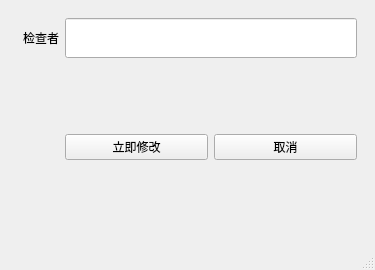
<?xml version="1.0" encoding="UTF-8"?>
<ui version="4.0">
 <class>Form2_1Fix</class>
 <widget class="QMainWindow" name="Form2_1Fix">
  <property name="geometry">
   <rect>
    <x>0</x>
    <y>0</y>
    <width>375</width>
    <height>270</height>
   </rect>
  </property>
  <property name="windowTitle">
   <string>MainWindow</string>
  </property>
  <widget class="QWidget" name="centralwidget">
   <layout class="QVBoxLayout" name="verticalLayout_2">
    <item>
     <widget class="QWidget" name="widget01_2" native="true">
      <layout class="QVBoxLayout" name="verticalLayout">
       <item>
        <layout class="QGridLayout" name="gridLayout">
         <property name="leftMargin">
          <number>5</number>
         </property>
         <item row="2" column="2">
          <spacer name="verticalSpacer">
           <property name="orientation">
            <enum>Qt::Vertical</enum>
           </property>
           <property name="sizeHint" stdset="0">
            <size>
             <width>20</width>
             <height>40</height>
            </size>
           </property>
          </spacer>
         </item>
         <item row="0" column="2">
          <layout class="QVBoxLayout" name="verticalLayout_5">
           <item>
            <widget class="QLineEdit" name="userName">
             <property name="minimumSize">
              <size>
               <width>0</width>
               <height>40</height>
              </size>
             </property>
             <property name="maximumSize">
              <size>
               <width>300</width>
               <height>16777215</height>
              </size>
             </property>
            </widget>
           </item>
          </layout>
         </item>
         <item row="0" column="0">
          <widget class="QLabel" name="label">
           <property name="text">
            <string>检查者</string>
           </property>
          </widget>
         </item>
         <item row="0" column="3">
          <layout class="QHBoxLayout" name="horizontalLayout_8"/>
         </item>
         <item row="1" column="3">
          <layout class="QHBoxLayout" name="horizontalLayout_6">
           <property name="spacing">
            <number>6</number>
           </property>
           <property name="leftMargin">
            <number>0</number>
           </property>
           <property name="rightMargin">
            <number>0</number>
           </property>
           <property name="bottomMargin">
            <number>0</number>
           </property>
          </layout>
         </item>
         <item row="3" column="2">
          <layout class="QHBoxLayout" name="horizontalLayout">
           <item>
            <widget class="QPushButton" name="liJiFixBtn">
             <property name="text">
              <string>立即修改</string>
             </property>
             <property name="type" stdset="0">
              <string>primary</string>
             </property>
            </widget>
           </item>
           <item>
            <widget class="QPushButton" name="quXiaoBtn">
             <property name="text">
              <string>取消</string>
             </property>
            </widget>
           </item>
          </layout>
         </item>
         <item row="4" column="2">
          <spacer name="verticalSpacer_2">
           <property name="orientation">
            <enum>Qt::Vertical</enum>
           </property>
           <property name="sizeHint" stdset="0">
            <size>
             <width>20</width>
             <height>40</height>
            </size>
           </property>
          </spacer>
         </item>
        </layout>
       </item>
      </layout>
     </widget>
    </item>
   </layout>
  </widget>
  <widget class="QMenuBar" name="menubar">
   <property name="geometry">
    <rect>
     <x>0</x>
     <y>0</y>
     <width>375</width>
     <height>17</height>
    </rect>
   </property>
  </widget>
  <widget class="QStatusBar" name="statusbar"/>
 </widget>
 <resources/>
 <connections/>
</ui>
